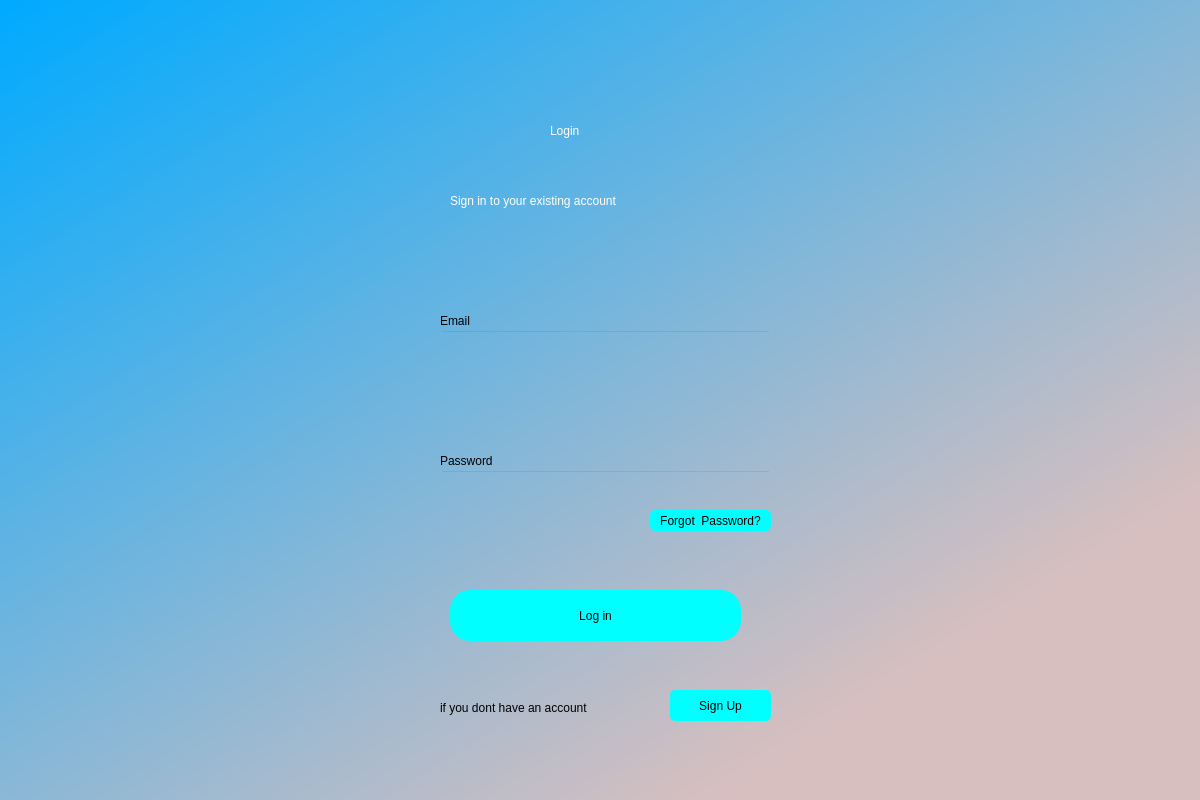
<?xml version="1.0" encoding="UTF-8"?>
<ui version="4.0">
 <class>bgwidget</class>
 <widget class="QDialog" name="bgwidget">
  <property name="geometry">
   <rect>
    <x>0</x>
    <y>0</y>
    <width>1200</width>
    <height>800</height>
   </rect>
  </property>
  <property name="windowTitle">
   <string>Dialog</string>
  </property>
  <property name="styleSheet">
   <string notr="true">QWidget#bgwidget{
background-color:
 qlineargradient(spread:pad, x1:0.006, y1:0, x2:0.874, y2:0.927, stop:0 rgba(0, 170, 255, 255), stop:0.892045 rgba(216, 191, 191, 255));}</string>
  </property>
  <property name="modal">
   <bool>false</bool>
  </property>
  <widget class="QLabel" name="label">
   <property name="geometry">
    <rect>
     <x>550</x>
     <y>100</y>
     <width>131</width>
     <height>61</height>
    </rect>
   </property>
   <property name="styleSheet">
    <string notr="true">font: 36pt &quot;Poppins&quot;;
color: rgb(255, 255, 255);</string>
   </property>
   <property name="text">
    <string>Login</string>
   </property>
  </widget>
  <widget class="QLabel" name="label_2">
   <property name="geometry">
    <rect>
     <x>450</x>
     <y>180</y>
     <width>331</width>
     <height>41</height>
    </rect>
   </property>
   <property name="styleSheet">
    <string notr="true">font: 16pt &quot;Poppins&quot;;
color: rgb(255, 255, 255);</string>
   </property>
   <property name="text">
    <string>Sign in to your existing account</string>
   </property>
  </widget>
  <widget class="QPushButton" name="login">
   <property name="geometry">
    <rect>
     <x>450</x>
     <y>590</y>
     <width>291</width>
     <height>51</height>
    </rect>
   </property>
   <property name="styleSheet">
    <string notr="true">border-radius:20px;
font: 14pt &quot;Poppins&quot;;
background-color: rgb(0, 255, 255);</string>
   </property>
   <property name="text">
    <string>Log in</string>
   </property>
  </widget>
  <widget class="QLineEdit" name="passwordField">
   <property name="geometry">
    <rect>
     <x>440</x>
     <y>470</y>
     <width>331</width>
     <height>41</height>
    </rect>
   </property>
   <property name="styleSheet">
    <string notr="true">background-color:rgba(0,0,0,0);
font: 12pt &quot;Poppins&quot;;</string>
   </property>
   <property name="text">
    <string/>
   </property>
  </widget>
  <widget class="QLabel" name="label_3">
   <property name="geometry">
    <rect>
     <x>440</x>
     <y>310</y>
     <width>51</width>
     <height>21</height>
    </rect>
   </property>
   <property name="styleSheet">
    <string notr="true">font:11pt &quot;Poppins&quot;;</string>
   </property>
   <property name="text">
    <string>Email</string>
   </property>
  </widget>
  <widget class="QLabel" name="label_4">
   <property name="geometry">
    <rect>
     <x>440</x>
     <y>450</y>
     <width>81</width>
     <height>21</height>
    </rect>
   </property>
   <property name="styleSheet">
    <string notr="true">font:11pt &quot;Poppins&quot;;</string>
   </property>
   <property name="text">
    <string>Password</string>
   </property>
  </widget>
  <widget class="QLineEdit" name="emailField">
   <property name="geometry">
    <rect>
     <x>440</x>
     <y>330</y>
     <width>331</width>
     <height>41</height>
    </rect>
   </property>
   <property name="styleSheet">
    <string notr="true">background-color:rgba(0,0,0,0);
font: 12pt &quot;Poppins&quot;;</string>
   </property>
   <property name="text">
    <string/>
   </property>
  </widget>
  <widget class="QLabel" name="errorMessage">
   <property name="geometry">
    <rect>
     <x>440</x>
     <y>510</y>
     <width>201</width>
     <height>16</height>
    </rect>
   </property>
   <property name="styleSheet">
    <string notr="true">color: rgb(255, 0, 0);
font: 12pt &quot;Poppins&quot;;</string>
   </property>
   <property name="text">
    <string/>
   </property>
  </widget>
  <widget class="QPushButton" name="backtoSignup">
   <property name="geometry">
    <rect>
     <x>670</x>
     <y>690</y>
     <width>101</width>
     <height>31</height>
    </rect>
   </property>
   <property name="styleSheet">
    <string notr="true">background-color: rgb(0, 255, 255);
font: 14pt &quot;Poppins&quot;;
border-radius:5px</string>
   </property>
   <property name="text">
    <string>Sign Up</string>
   </property>
  </widget>
  <widget class="QLabel" name="label_8">
   <property name="geometry">
    <rect>
     <x>440</x>
     <y>700</y>
     <width>231</width>
     <height>16</height>
    </rect>
   </property>
   <property name="styleSheet">
    <string notr="true">font: 12pt &quot;Poppins&quot;;
</string>
   </property>
   <property name="text">
    <string>if you dont have an account</string>
   </property>
  </widget>
  <widget class="QLabel" name="emailErrorMessage">
   <property name="geometry">
    <rect>
     <x>450</x>
     <y>380</y>
     <width>311</width>
     <height>16</height>
    </rect>
   </property>
   <property name="styleSheet">
    <string notr="true">color: rgb(255, 0, 0);
font: 12pt &quot;Poppins&quot;;</string>
   </property>
   <property name="text">
    <string/>
   </property>
  </widget>
  <widget class="QPushButton" name="forgotPassword">
   <property name="geometry">
    <rect>
     <x>650</x>
     <y>510</y>
     <width>121</width>
     <height>21</height>
    </rect>
   </property>
   <property name="styleSheet">
    <string notr="true">background-color: rgb(0, 255, 255);
font: 10pt &quot;Poppins&quot;;
border-radius:5px</string>
   </property>
   <property name="text">
    <string>Forgot  Password?</string>
   </property>
  </widget>
 </widget>
 <resources/>
 <connections/>
</ui>
